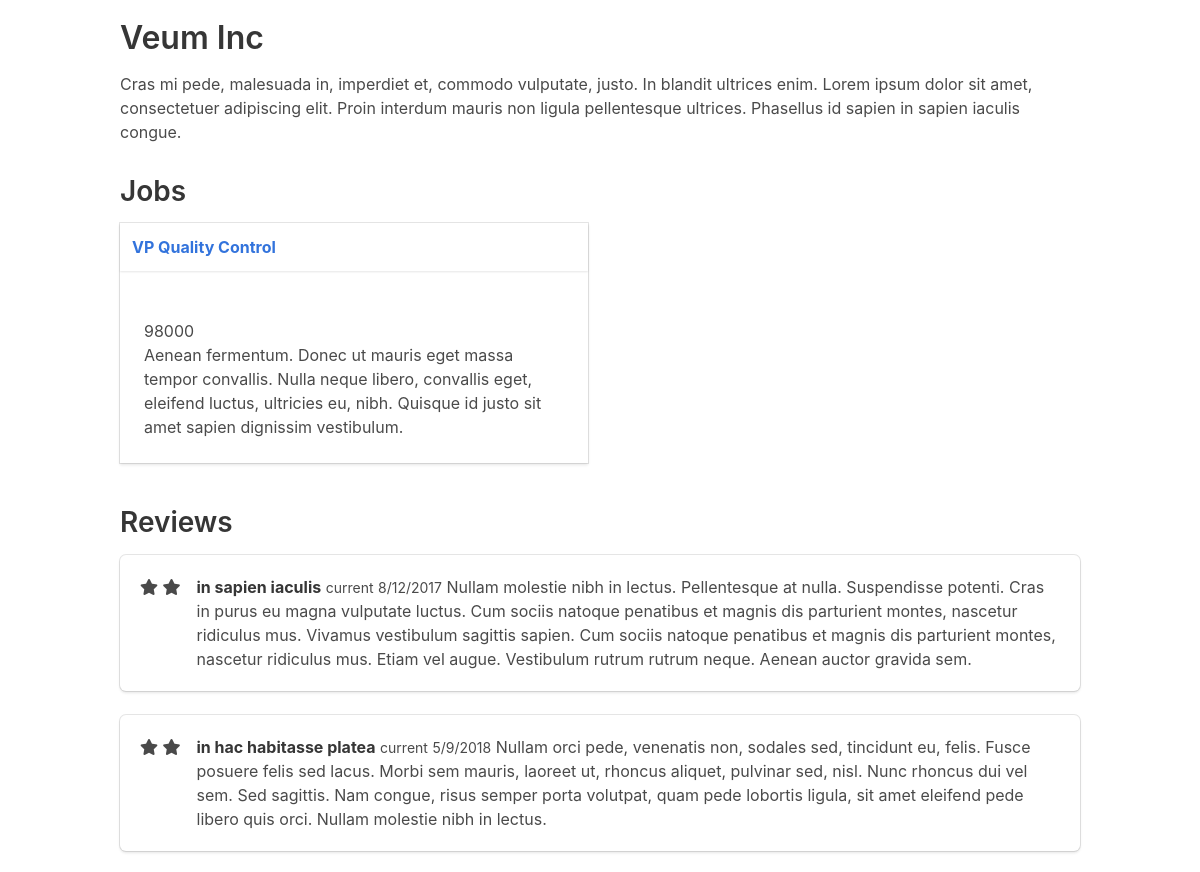
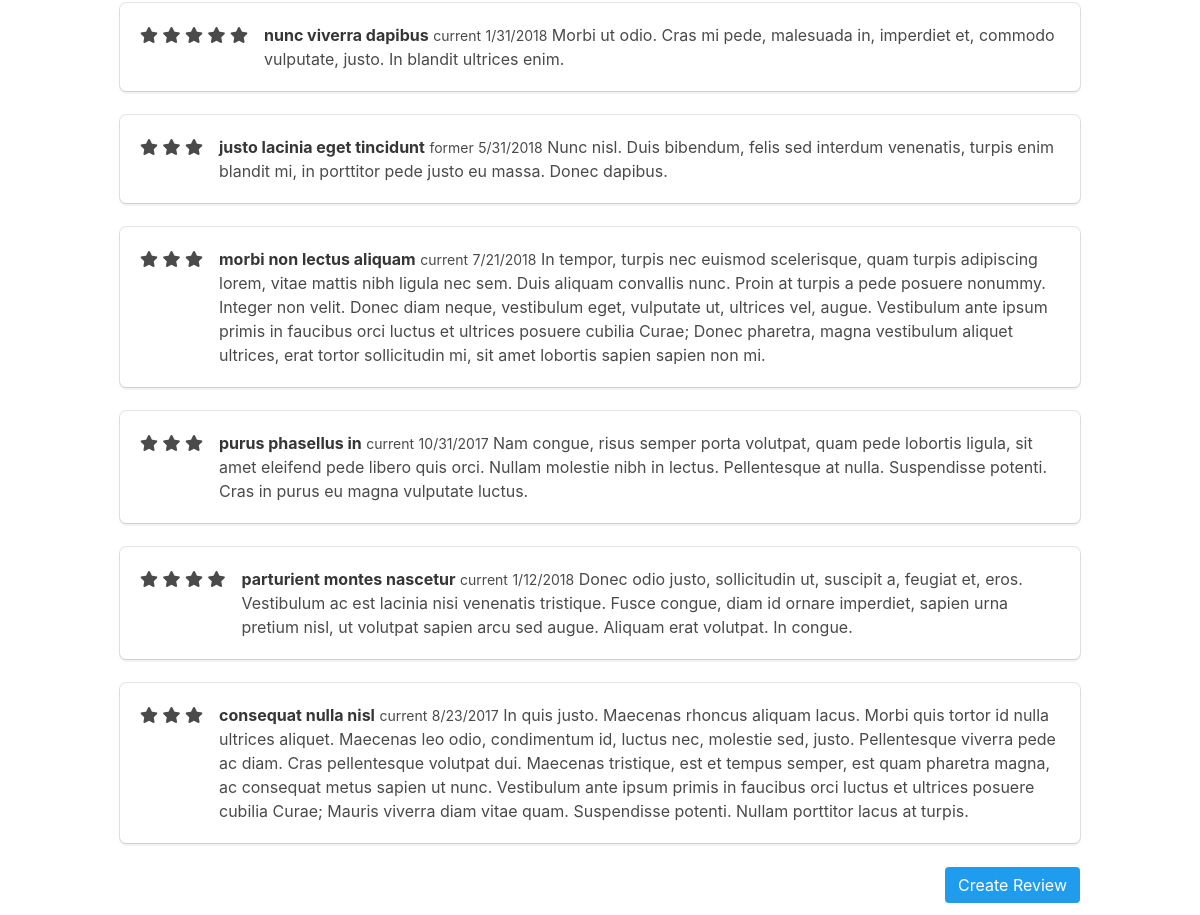
The page /employer/7 on the database its author committed (2 pictures, top to bottom).
### tables this page shows
CREATE TABLE "employer" (
"id" INTEGER PRIMARY KEY AUTOINCREMENT,
"name" VARCHAR,
"description" TEXT,
"address" VARCHAR,
"city" VARCHAR,
"state" VARCHAR,
"zip" VARCHAR
);

CREATE TABLE "job" (
"id" INTEGER PRIMARY KEY AUTOINCREMENT,
"title" VARCHAR,
"description" TEXT,
"salary" VARCHAR,
"employer_id" INTEGER
);

CREATE TABLE "review" (
"id" INTEGER PRIMARY KEY AUTOINCREMENT,
"review" TEXT,
"rating" INTEGER,
"title" VARCHAR,
"date" DATETIME,
"status" VARCHAR,
"employer_id" INTEGER
);

### jobs/app.py (the view)
@app.route("/employer/<employer_id>")
def employer(employer_id):
    employer = execute_sql(
        'SELECT * FROM employer WHERE id=?', [employer_id], single=True
    )
    jobs = execute_sql(
        'SELECT job.id, job.title, job.description, job.salary FROM job JOIN employer ON employer.id = job.employer_id WHERE employer.id = ?',
        [employer_id]
    )
    reviews = execute_sql(
        'SELECT review, rating, title, date, status FROM review JOIN employer ON employer.id = review.employer_id WHERE employer.id = ?',
        [employer_id]
    )
    return render_template('employer.html', employer=employer, jobs=jobs, reviews=reviews)

### jobs/app.py (called while the page is built)
def open_connection():
    connection = getattr(g, '_connection', None)
    if connection == None:
        connection = g._connection = sqlite3.connect(PATH)
    connection.row_factory = sqlite3.Row
    return connection

def execute_sql(sql, values=(), commit=False, single=False):
    connection = open_connection()
    cursor = connection.execute(sql, values)
    if commit == True:
        results = connection.commit()
    else:
        results = cursor.fetchone() if single else cursor.fetchall()
    cursor.close()
    return results

@app.teardown_appcontext
def close_connection(exception):
    connection = getattr(g, '_connection', None)
    if connection != None:
        connection.close()

### jobs/templates/employer.html
{% extends "layout.html" %}
{% block content %}
    <div>
        <h1>{{ employer['name'] }}</h1>
        <div class="description">
            <p>{{ employer['description'] }}</p>
        </div>
    </div>
    <h2>Jobs</h2>
    {{ show_jobs(jobs) }}
    <h2>Reviews</h2>
    {% for review in reviews %}
        <div class="box">
            <article class="media">
            <div class="media-left">
                {% for _ in range(0, review['rating']): %}
                    <span class="fa fa-star checked"></span>
                {% endfor %}
            </div>
            <div class="media-content">
                <div class="content">
                    <p>
                        <strong>{{ review['title'] }}</strong>
                        <small>{{ review['status'] }}</small>
                        <small>{{ review['date']}}</small>
                        {{ review['review'] }}
                    </p>
                </div>
            </div>
            </article>
        </div>
    {% endfor %}
    <div class="columns">
    <div class="column">
        <a class="button is-info is-pulled-right" href={{ url_for('review', employer_id=employer['id']) }}>Create Review</a>
    </div>
    </div>
{% endblock %}

### jobs/templates/_macros.html
{% macro show_job(job) %}
<div class="card adjust-height">
    <header class="card-header">
        <p class="card-header-title">
            <a href={{ url_for('job', job_id=job['id']) }}>{{job['title']}}</a>
        </p>
    </header>
    <div class="card-content">
        <div class="content">
            <p>
                <a href={{ url_for('employer', employer_id=job['employer_id']) }}>{{job['employer_name']}}</a><br>
                {{job['salary']}}<br>
                {{job['description']}}
            </p>
        </div>
    </div>
</div>
{% endmacro %}
{% macro show_jobs(jobs) %}
<div class="columns is-multiline">
    {% for job in jobs %}
        <div class="column is-half">
            {{ show_job(job) }}
        </div>
    {% endfor %}
</div>
{% endmacro %}

### jobs/static/css/app.css (style rules this page uses)
.adjust-height { height: 100%; }

### rows shown on the page
employer: name "Veum Inc", description "Cras mi pede, malesuada in, imperdiet et, commodo vulputate, justo. In blandit ultrices enim. Lorem ipsum dolor sit amet, consectetuer adipiscing elit. Proin interdum mauris non ligula pellentesque ultrices. Phasellus id sapien in sapien iaculis congue."
job: title "VP Quality Control", salary "98000", description "Aenean fermentum. Donec ut mauris eget massa tempor convallis. Nulla neque libero, convallis eget, eleifend luctus, ultricies eu, nibh. Quisque id justo sit amet sapien dignissim vestibulum."
review: rating 2 (drawn), title "in sapien iaculis", status "current", date "8/12/2017", review "Nullam molestie nibh in lectus. Pellentesque at nulla. Suspendisse potenti. Cras in purus eu magna vulputate luctus. Cum sociis natoque penatibus et magnis dis parturient montes, nascetur ridiculus mus. Vivamus vestibulum sagittis sapien. Cum sociis natoque penatibus et magnis dis parturient montes, nascetur ridiculus mus. Etiam vel augue. Vestibulum rutrum rutrum neque. Aenean auctor gravida sem."
review: rating 2 (drawn), title "in hac habitasse platea", status "current", date "5/9/2018", review "Nullam orci pede, venenatis non, sodales sed, tincidunt eu, felis. Fusce posuere felis sed lacus. Morbi sem mauris, laoreet ut, rhoncus aliquet, pulvinar sed, nisl. Nunc rhoncus dui vel sem. Sed sagittis. Nam congue, risus semper porta volutpat, quam pede lobortis ligula, sit amet eleifend pede libero quis orci. Nullam molestie nibh in lectus."
review: rating 5 (drawn), title "nunc viverra dapibus", status "current", date "1/31/2018", review "Morbi ut odio. Cras mi pede, malesuada in, imperdiet et, commodo vulputate, justo. In blandit ultrices enim."
review: rating 3 (drawn), title "justo lacinia eget tincidunt", status "former", date "5/31/2018", review "Nunc nisl. Duis bibendum, felis sed interdum venenatis, turpis enim blandit mi, in porttitor pede justo eu massa. Donec dapibus."
review: rating 3 (drawn), title "morbi non lectus aliquam", status "current", date "7/21/2018", review "In tempor, turpis nec euismod scelerisque, quam turpis adipiscing lorem, vitae mattis nibh ligula nec sem. Duis aliquam convallis nunc. Proin at turpis a pede posuere nonummy. Integer non velit. Donec diam neque, vestibulum eget, vulputate ut, ultrices vel, augue. Vestibulum ante ipsum primis in faucibus orci luctus et ultrices posuere cubilia Curae; Donec pharetra, magna vestibulum aliquet ultrices, erat tortor sollicitudin mi, sit amet lobortis sapien sapien non mi."
review: rating 3 (drawn), title "purus phasellus in", status "current", date "10/31/2017", review "Nam congue, risus semper porta volutpat, quam pede lobortis ligula, sit amet eleifend pede libero quis orci. Nullam molestie nibh in lectus. Pellentesque at nulla. Suspendisse potenti. Cras in purus eu magna vulputate luctus."
review: rating 4 (drawn), title "parturient montes nascetur", status "current", date "1/12/2018", review "Donec odio justo, sollicitudin ut, suscipit a, feugiat et, eros. Vestibulum ac est lacinia nisi venenatis tristique. Fusce congue, diam id ornare imperdiet, sapien urna pretium nisl, ut volutpat sapien arcu sed augue. Aliquam erat volutpat. In congue."
review: rating 3 (drawn), title "consequat nulla nisl", status "current", date "8/23/2017", review "In quis justo. Maecenas rhoncus aliquam lacus. Morbi quis tortor id nulla ultrices aliquet. Maecenas leo odio, condimentum id, luctus nec, molestie sed, justo. Pellentesque viverra pede ac diam. Cras pellentesque volutpat dui. Maecenas tristique, est et tempus semper, est quam pharetra magna, ac consequat metus sapien ut nunc. Vestibulum ante ipsum primis in faucibus orci luctus et ultrices posuere cubilia Curae; Mauris viverra diam vitae quam. Suspendisse potenti. Nullam porttitor lacus at turpis."
